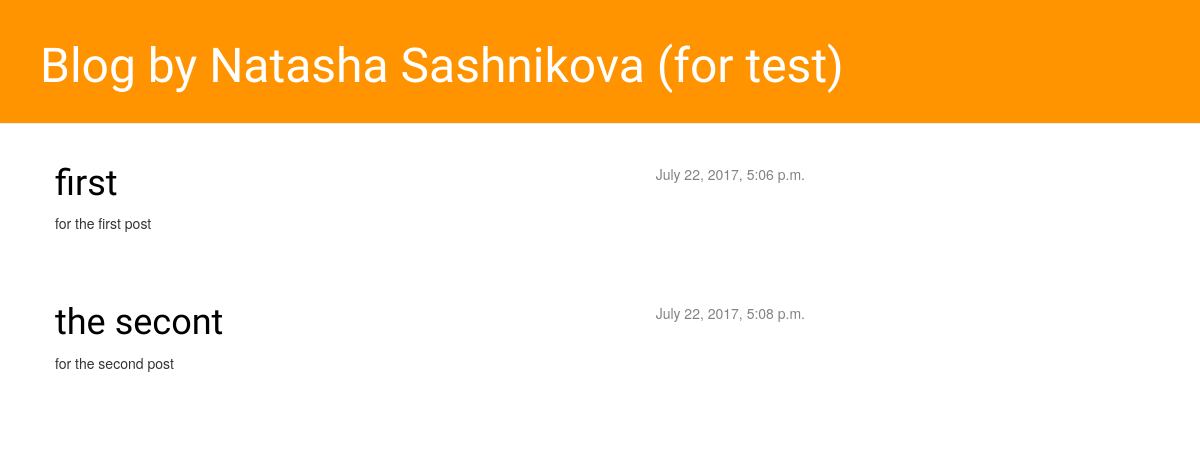
Before: / with the older database file.
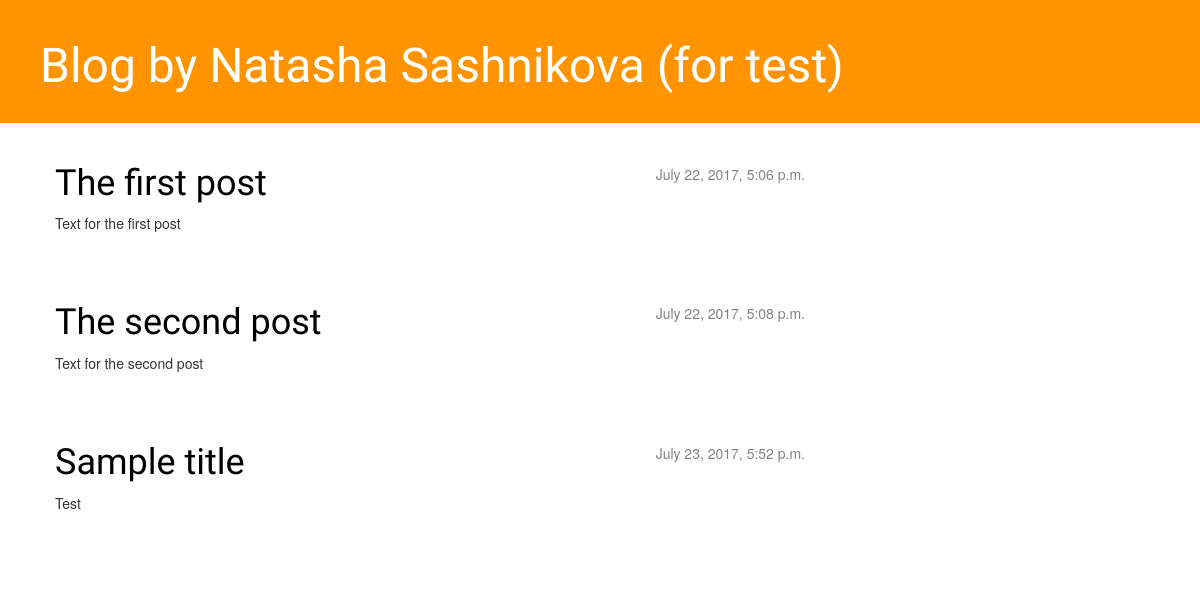
After: the same page with the newer database file.
### blog/models.py (models this page shows, shortened)
class Post(models.Model):
    author = models.ForeignKey('auth.User')
    title = models.CharField(max_length=200)
    text = models.TextField()
    created_date = models.DateTimeField(
            default=timezone.now)
    published_date = models.DateTimeField(
            blank=True, null=True)

### blog/views.py (the view)
def post_list(request):
    posts = Post.objects.filter(published_date__lte=timezone.now()).order_by('published_date')
    return render(request, 'blog/post_list.html', {'posts': posts})

### blog/templates/blog/post_list.html (shortened to what this page needs)
{% load staticfiles %}
<html>
    <head>
        <link rel="stylesheet" href="//maxcdn.bootstrapcdn.com/bootstrap/3.2.0/css/bootstrap.min.css">
        <link rel="stylesheet" href="//maxcdn.bootstrapcdn.com/bootstrap/3.2.0/css/bootstrap-theme.min.css">
        <link rel="stylesheet" href="{% static 'css/blog.css' %}">
    </head>
    <body>
        <div class="page-header">
            <h1><a href="/">Blog by Natasha Sashnikova (for test)</a></h1>
        </div>
        <div class="content container">
            <div class="row">
                <div class="col-md-8">
                    {% for post in posts %}
                        <div class="post">
                            <div class="date">
                                {{ post.published_date }}
                            </div>
                            <h1><a href="">{{ post.title }}</a></h1>
                            <p>{{ post.text|linebreaksbr }}</p>
                        </div>
                    {% endfor %}
                </div>
            </div>
        </div>
    </body>
</html>

Changed rows visible on the page:
changed Post: title "first" → "The first post"; text "for the first post" → "Text for the first post"
changed Post: title "the secont" → "The second post"; text "for the second post" → "Text for the second post"
added Post: published_date "July 23, 2017, 5:52 p.m.", title "Sample title", text "Test"
